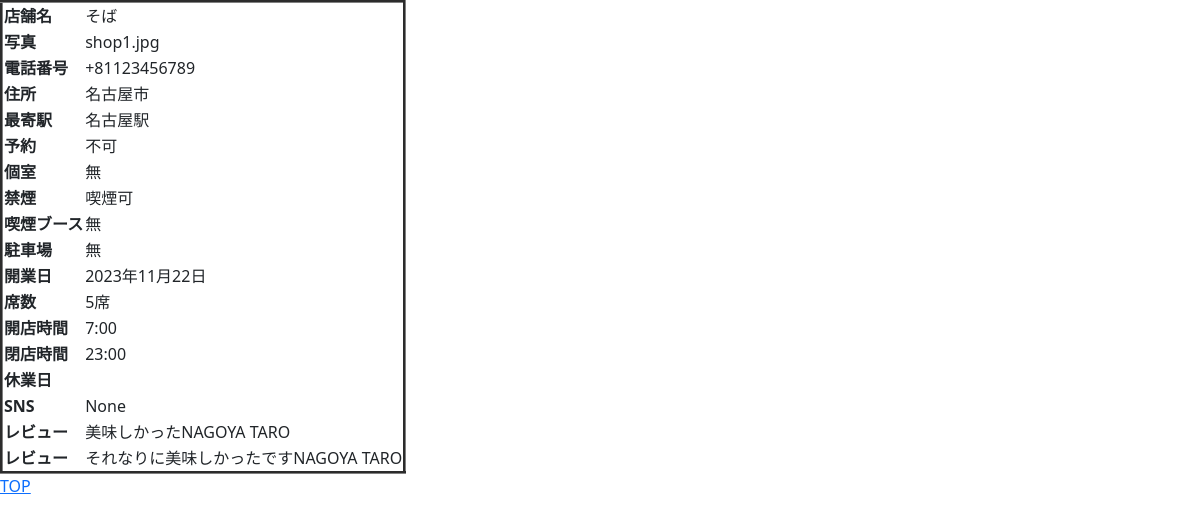
/nagoyameshi/detail/1, run on the app's committed database.
### nagoyameshi/models.py (models this page shows, shortened)
class Shop(models.Model):
    GENRE_CHOICES = [
        ('和食', '和食'),
        ('洋食', '洋食'),
        ('魚介', '魚介'),
        ('ピザ・パスタ', 'ピザ・パスタ'),
        ('カレー', 'カレー'),
    ]
    CONDITIONS = [
        ('ベジタリアン', 'ベジタリアン'),
        ('ビーガン', 'ビーガン'),
        ('日本酒', '日本酒'),
        ('個室', '個室'),
        ('座敷', '座敷'),
        ('掘りごたつ', '掘りごたつ'),
        ('食べ放題', '食べ放題'),
        ('飲み放題', '飲み放題'),
        ('駐車場', '駐車場'),
    ]
    name = models.CharField(verbose_name="店名", max_length=50)
    image = models.ImageField(verbose_name="写真", blank=True, null=True, default="mysite/static/nagoyameshi/images/noImage.png")
    phonenumber = PhoneNumberField(verbose_name="電話番号", region='JP')
    address = models.CharField(verbose_name="住所", max_length=100)
    access = models.CharField(verbose_name="アクセス", max_length=100)
    neareststation = models.CharField(verbose_name="最寄駅", max_length=50)
    shop_reservation = models.BooleanField(verbose_name="予約")
    privateroom = models.BooleanField(verbose_name="個室")
    nosmoking = models.BooleanField(verbose_name="禁煙")
    smokingbooth = models.BooleanField(verbose_name="喫煙ブース")
    parking = models.BooleanField(verbose_name="駐車場")
    condition = models.CharField(verbose_name="こだわり条件", blank=True, max_length=50, choices=CONDITIONS)
    openingdate = models.DateField(verbose_name="開業日")
    seats = models.PositiveIntegerField(verbose_name="席数")
    opening_time = models.TimeField(verbose_name="開店時間")
    closing_time = models.TimeField(verbose_name="閉店時間")
    day_of_week = models.IntegerField(verbose_name="店休日", choices=WEEKDAY_CHOICES)
    sns = models.URLField(max_length=100, blank=True, null=True)
    budget = models.PositiveIntegerField(verbose_name="予算(円)")
    genre = models.CharField(verbose_name="ジャンル", max_length=20, choices=GENRE_CHOICES)
    created_at = models.DateField(auto_now_add = True)
    updated_at = models.DateField(auto_now = True)
    '''
    def __str__(self):
        image_tag.short_description = 'Image'
    '''
    def __str__(self):
        return(self.name)

class Review(models.Model):
    review_shop = models.ForeignKey('Shop', on_delete=models.CASCADE, related_name='reviews', verbose_name="店舗")
    photo = models.ImageField(verbose_name="写真", blank=True, null=True)
    review_member = models.ForeignKey(Member, on_delete=models.PROTECT, verbose_name="レビュー者")
    score = models.PositiveSmallIntegerField(verbose_name="レビュースコア", choices=SCORE_CHOICES, default=3)
    comment = models.TextField(verbose_name="コメント")
    created_at = models.DateField(auto_now_add=True)
    updated_at = models.DateField(auto_now=True)

class Member(models.Model):
    paid = models.BooleanField(verbose_name="有料会員", null=False)
    name = models.CharField(verbose_name="名前", max_length=50)
    email = models.EmailField(verbose_name="email", max_length=50)
    password = models.CharField(verbose_name="パスワード", max_length=10)
    cardholder_name = models.CharField(verbose_name="クレジットカード登録名", max_length=100, blank=True, null=True)
    card_number = models.CharField(verbose_name="カード番号", max_length=16, blank=True, null=True)  # 仮の設定。実際には暗号化が必要です
    expiration_date = models.DateField(verbose_name="有効期限", blank=True, null=True, )
    cvv = models.CharField(verbose_name="パスワード", max_length=4, blank=True, null=True)  # 仮の設定。実際には暗号化が必要です
    created_at = models.DateField(auto_now_add = True, null=True)
    updated_at = models.DateField(auto_now = True)
    def __str__(self):
        return str(self.name)

### nagoyameshi/views.py (the view)
# urls.py: path('detail/<int:pk>', ShopDetail.as_view(), name='detail'),
class ShopDetail(DetailView):
    model = Shop

### nagoyameshi/templates/nagoyameshi/shop_detail.html (shortened to what this page needs)
{% load static%}
<!doctype html>
<html lang="ja">
<head>
    <link href="https://cdn.jsdelivr.net/npm/bootstrap@5.3.0/dist/css/bootstrap.min.css" rel="stylesheet">
</head>
<body>
    <table border="3">
        <tr><th>店舗名</th><td>{{object.name}}</td></tr>
        <tr><th>写真</th><td>{{object.image}}</td></tr>
        <tr><th>電話番号</th><td>{{object.phonenumber}}</td></tr>
        <tr><th>住所</th><td>{{object.address}}</td></tr>
        <tr><th>最寄駅</th><td>{{object.neareststation}}</td></tr>
        <tr><th>予約</th><td>{% if object.shop_reservation == False %}不可{% endif %}
                             {% if object.shop_reservation == True %}可{% endif %} </td></tr>
        <tr><th>個室</th><td>{% if object.privateroom == False %}無{% endif %}
                             {% if object.privateroom == True %}有{% endif %} </td></tr></td></tr>
        <tr><th>禁煙</th><td>{% if object.nosmoking == False %}喫煙可{% endif %}
                             {% if object.nosmoking == True %}禁煙{% endif %} </td></tr></td></tr>
        <tr><th>喫煙ブース</th><td>{% if object.smokingbooth == False %}無{% endif %}
                                  {% if object.smokingbooth == True %}有{% endif %} </td></tr></td></tr>
        <tr><th>駐車場</th><td>{% if object.parking == False %}無{% endif %}
                               {% if object.parking == True %}有{% endif %} </td></tr></td></tr>
        <tr><th>開業日</th><td>{{object.openingdate}}</td></tr>
        <tr><th>席数</th><td>{{object.seats}}席</td></tr>
        <tr><th>開店時間</th><td>{{object.opening_time}}</td></tr>
        <tr><th>閉店時間</th><td>{{object.closing_time}}</td></tr>
        <tr><th>休業日</th><td>{{object.ay_of_week}}</td></tr>
        <tr><th>SNS</th><td>{{object.sns}}</td></tr>
        {% for review in object.reviews.all %}
        <tr><th>レビュー</th><td>{{review.comment}}{{review.review_member}}</td></tr>
        {% endfor %}
    </table>
        <a href="{% url 'top' %}">TOP</a>
    </body>
</html>

### data on the page
Shop: name "そば", image "shop1.jpg", phonenumber "+81123456789", address "名古屋市", neareststation "名古屋駅", openingdate "2023年11月22日", seats "5", opening_time "7:00", closing_time "23:00", sns "None"
Review: comment "美味しかった", review_member "NAGOYA TARO"
Review: comment "それなりに美味しかったです", review_member "NAGOYA TARO"
